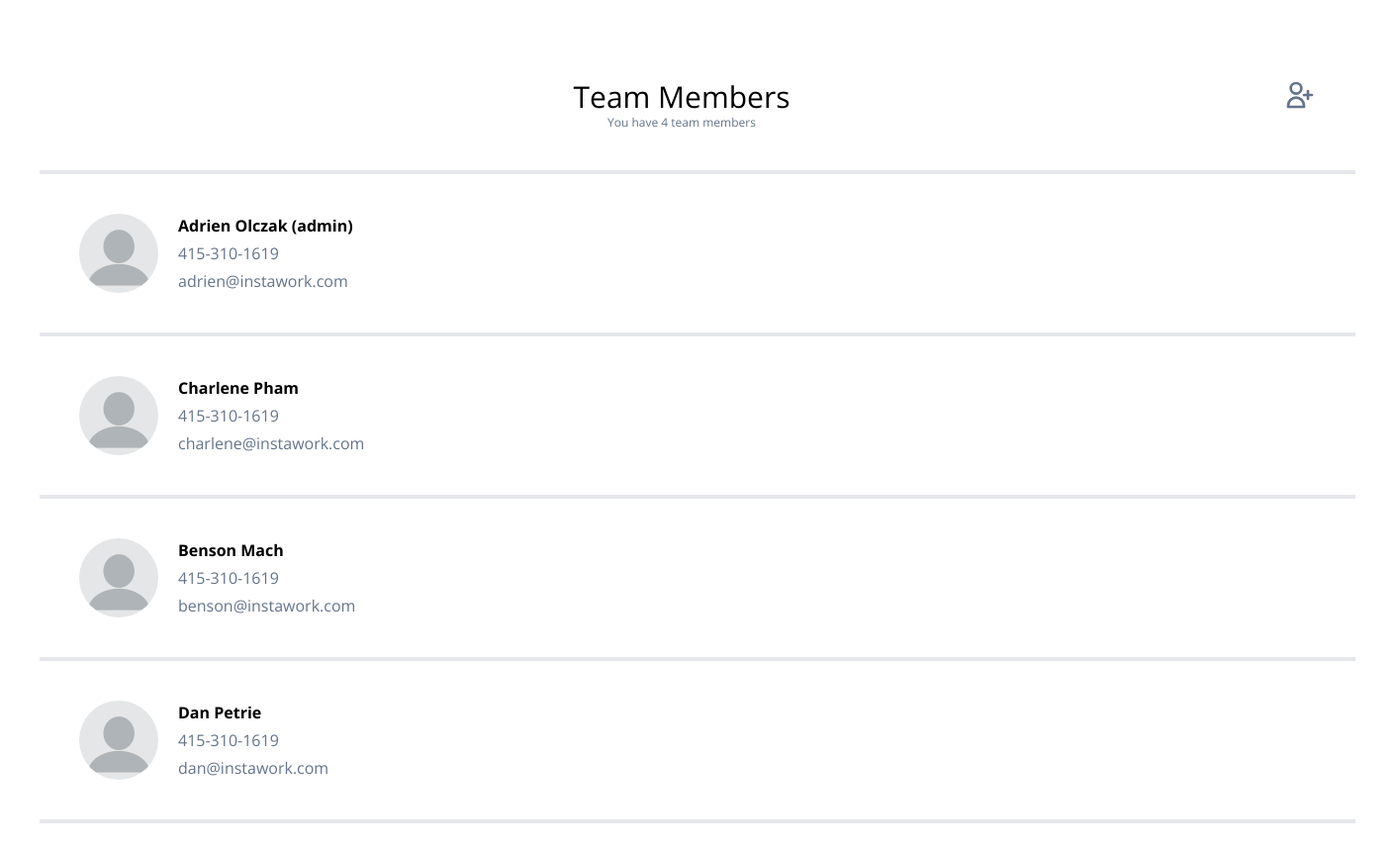
The page / on the database its author committed.
### employees/models.py (models this page shows)
class TeamMember(models.Model):
    member_index = models.BigAutoField(primary_key=True)
    first_name = models.TextField(max_length=200)
    last_name = models.TextField(max_length=200)
    phone_regex = RegexValidator(regex=r'^(([+]?[0-9])|([+][0-9]?))?[-| ]?[0-9]{3}[-| ]?[0-9]{3}[-| ]?[0-9]{4}$', message="Invalid phone number")
    phone_number = models.CharField(validators=[phone_regex], default="0", max_length=17)
    email = models.EmailField(max_length = 254, default="test@example.com")
    profile_picture = models.CharField(default='profile_icon.jpg', max_length=200)
    class Role(models.IntegerChoices):
        REGULAR = 0;
        ADMIN = 1;
    role = models.IntegerField(Role.choices, default=0)

### employees/views.py (the view)
# urls.py: path("", views.MemberList.as_view(), name="display"),
class MemberList(ListView):
    model = models.TeamMember
    def get_context_data(self, **kwargs):
        context = super().get_context_data(**kwargs)
        team_count = models.TeamMember.objects.all().count()
        context['teamCount'] = team_count
        return context

### employees/templates/employees/teammember_list.html (shortened to what this page needs)
<!doctype html>
{% load static %}
<html>
  <link rel="stylesheet" href="{% static 'employees/css/styles.css' %}">
<head>
</head>
<body>
  <div class="font-body text-center p-10">
    <div class="flex justify-between border-b-4 p-10">
      <div>
        <h2 class="text-3xl"> Team Members </h2>
        <h4 class="text-xs text-slate-500"> You have {{teamCount}} team members </h4>
      </div>
      <div>
        <form id="add_data" action="add" method="GET">
          <button type="submit">
            <svg class="h-8 w-8 text-slate-500 text-xs"  fill="none" viewBox="0 0 24 24" stroke="currentColor">
              <path stroke-linecap="round" stroke-linejoin="round" stroke-width="2" d="M18 9v3m0 0v3m0-3h3m-3 0h-3m-2-5a4 4 0 11-8 0 4 4 0 018 0zM3 20a6 6 0 0112 0v1H3v-1z"/>
            </svg>
          </button>
        </form>
      </div>
    </div>
    {% for members in object_list %}
    <form id="submit_data" action="edit" method="GET">
      <div class="border-b-4">
        <button type="submit" class="flex flex-row space-x-5 p-10 hover:cursor-pointer w-[85rem]">
          <img class="object-contain h-20 w-20 rounded-full" src="{% static 'employees/images/profile.webp' %}">
          <div class="text-left space-y-1">
            {% if members.role %}
            <p class="font-bold"> {{members.first_name}} {{members.last_name}} (admin) </p>
            {% else %}
            <p class="font-bold"> {{members.first_name}} {{members.last_name}} </p>
            {% endif %}
            <p class="text-slate-500"> {{members.phone_number}} </p>
            <p class="text-slate-500"> {{members.email}} </p>
          </div>
        </button>
      </div>
    </form>
    {% endfor %}
</body>
</html>

### employees/static/employees/css/styles.css (style rules this page uses)
html { line-height: 1.5; -webkit-text-size-adjust: 100%; -moz-tab-size: 4; -o-tab-size: 4; tab-size: 4; font-family: ui-sans-serif, system-ui, -apple-system, BlinkMacSystemFont, "Segoe UI", Roboto, "Helvetica Neue", Arial, "Noto Sans", sans-serif, "Apple Color Emoji", "Segoe UI Emoji", "Segoe UI Symbol", "Noto Color Emoji"; }
body { margin: 0; line-height: inherit; }
h1, h2, h3, h4, h5, h6 { font-size: inherit; font-weight: inherit; }
button, input, optgroup, select, textarea { font-family: inherit; font-size: 100%; line-height: inherit; color: inherit; margin: 0; padding: 0; }
button, select { text-transform: none; }
button, [type='button'], [type='reset'], [type='submit'] { -webkit-appearance: button; background-color: transparent; background-image: none; }
blockquote, dl, dd, h1, h2, h3, h4, h5, h6, hr, figure, p, pre { margin: 0; }
button, [role="button"] { cursor: pointer; }
img, svg, video, canvas, audio, iframe, embed, object { display: block; vertical-align: middle; }
img, video { max-width: 100%; height: auto; }
.flex { display: flex; }
.h-8 { height: 2rem; }
.h-20 { height: 5rem; }
.w-8 { width: 2rem; }
.w-\[85rem\] { width: 85rem; }
.w-20 { width: 5rem; }
.flex-row { flex-direction: row; }
.justify-between { justify-content: space-between; }
.space-x-5 > :not([hidden]) ~ :not([hidden]) { --tw-space-x-reverse: 0; margin-right: calc(1.25rem * var(--tw-space-x-reverse)); margin-left: calc(1.25rem * calc(1 - var(--tw-space-x-reverse))); }
.space-y-1 > :not([hidden]) ~ :not([hidden]) { --tw-space-y-reverse: 0; margin-top: calc(0.25rem * calc(1 - var(--tw-space-y-reverse))); margin-bottom: calc(0.25rem * var(--tw-space-y-reverse)); }
.rounded-full { border-radius: 9999px; }
.border-b-4 { border-bottom-width: 4px; }
.object-contain { -o-object-fit: contain; object-fit: contain; }
.p-10 { padding: 2.5rem; }
.text-left { text-align: left; }
.text-center { text-align: center; }
.font-body { font-family: Open Sans; }
.text-3xl { font-size: 1.875rem; line-height: 2.25rem; }
.text-xs { font-size: 0.75rem; line-height: 1rem; }
.font-bold { font-weight: 700; }
.text-slate-500 { --tw-text-opacity: 1; color: rgb(100 116 139 / var(--tw-text-opacity)); }

### rows shown on the page
TeamMember: first_name "Adrien", last_name "Olczak", phone_number "415-310-1619", email "adrien@instawork.com"
TeamMember: first_name "Charlene", last_name "Pham", phone_number "415-310-1619", email "charlene@instawork.com"
TeamMember: first_name "Benson", last_name "Mach", phone_number "415-310-1619", email "benson@instawork.com"
TeamMember: first_name "Dan", last_name "Petrie", phone_number "415-310-1619", email "dan@instawork.com"

### other values the page prints
{{ teamCount }} "4"
